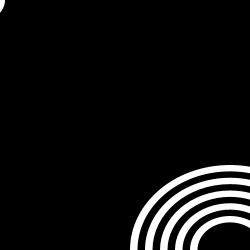
Frame 1 (no input)
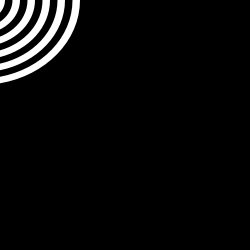
Frame 60 (the mouse pressed at the canvas centre just before this capture)
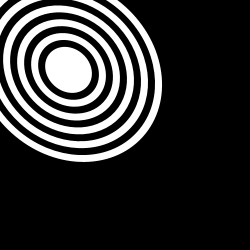
Frame 120 (the mouse held since frame 60 and released just before this capture)

The Processing sketch that drew these frames (run headless with seeded random() and noise(); from frame 60 on, the mouse is pressed at the canvas centre):

// Processing sketch: processing_19399
// ── processing_19399.pde

void setup() {
  size(250,250);
  noStroke();
  smooth();
  while(positionHistory.size()<nbEllipses*2){   // <-- pieces of code based on "Pile of Ellipses" by Andréas Kündig
    positionHistory.add(new float[]{
      width,height,0    }
    );
  }
}

int nbEllipses = 12;
int smallestDiameter = 50;
int diameterIncrement = 15;
int controlPointOffset = 20;
 
float x, y;
ArrayList positionHistory = new ArrayList();
AngleMeter angleMeter = new AngleMeter(smallestDiameter/2.0);
 

void draw() { 
  positionHistory.remove(positionHistory.size()-1);
  x = 0.4 * x + 0.4 * mouseX;
  y = 0.4 * y + 0.4 * mouseY;
  angleMeter.drag(x,y);
  positionHistory.add(0,new float[]{
    x,y,angleMeter.angle  }
  );
  drawEllipses();
}
 
void drawEllipses(){
  background(0);
  for(int i = 0; i<nbEllipses; i++){
    int positionIndex = 2* (nbEllipses-1  - i);
    float [] position = (float[])positionHistory.get(positionIndex);
    int majorAxis = smallestDiameter + diameterIncrement * (nbEllipses -1 -i);
    drawEllipse(position, majorAxis, i%2==0 ? 0:255);
  } 
}
 
void drawEllipse(float [] x_y_angle, int majorAxis, int fillColor){ 
  fill(fillColor);
  pushMatrix();
  translate(x_y_angle[0],x_y_angle[1]);
  rotate(x_y_angle[2]);
  ellipse(-controlPointOffset, 0, majorAxis, majorAxis * 0.85);
  popMatrix();
}
 
class AngleMeter{
  float [] draggedPoint = new float[2];
  float angle;
  float distance;
  AngleMeter(float distance){
    this.distance = distance;
  }
  void drag(float x, float y){
    float dx = x - draggedPoint[0];
    float dy = y - draggedPoint[1];
    angle = atan2(dy, dx); 
    draggedPoint[0] = x - (cos(angle) * distance);
    draggedPoint[1] = y - (sin(angle) * distance);
  }
}
